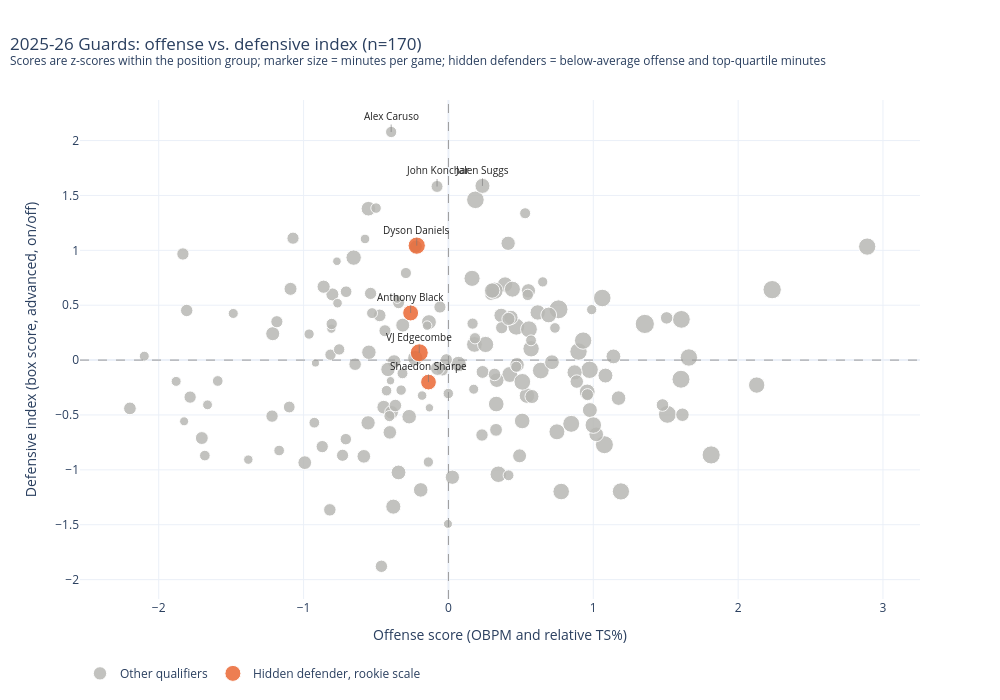
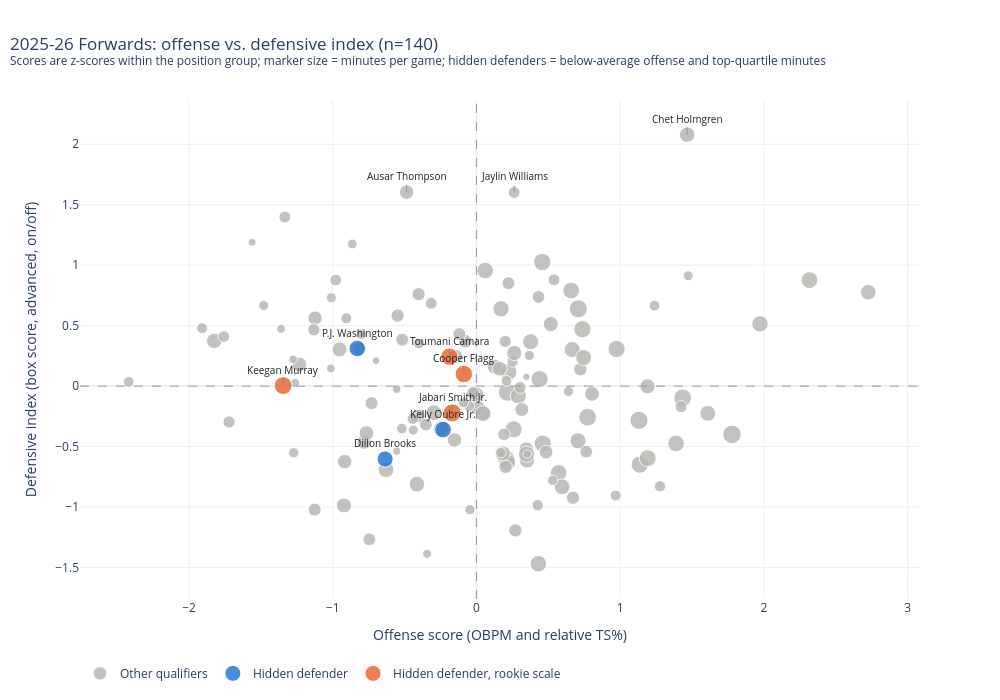
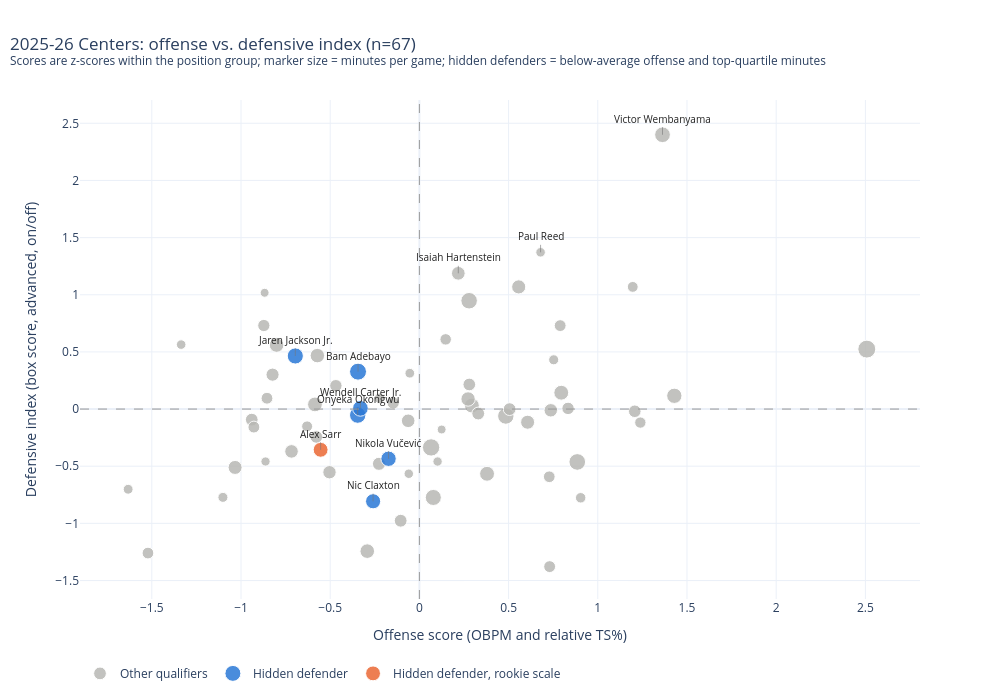

The code cell stored with these charts, in order, in its notebook:
### Markdown cell above
### Offense vs. defense

### Code cell
for group in ['G', 'F', 'C']:
    plot_offense_defense(frames[2026], group).show()

### Figure 1 — Plotly figure (JSON) as saved in the notebook; plotly's stock layout.template omitted (floating-point values rounded to 4 significant figures; data arrays with more than 128 entries replaced by an {"elided": "..."} marker saying what was removed)
{"data": [{"customdata": {"elided": "166x10 mixed values"}, "hovertemplate": "<b>%{customdata[0]}</b> (%{customdata[1]}, %{customdata[2]})<br>%{customdata[3]:.1f} MPG · NBA season #%{customdata[4]}<br>Defense index %{y:+.2f} (group pctile %{customdata[5]:.0f})<br>Box score %{customdata[6]:+.2f} · Advanced %{customdata[7]:+.2f} · On/off %{customdata[8]:+.2f}<br>DRtg on-off %{customdata[9]:+.1f}<br>Offense score %{x:+.2f}<extra></extra>", "marker": {"color": "#b8b8b4", "line": {"color": "white", "width": 1}, "opacity": 0.85, "size": {"elided": "166 float values"}}, "mode": "markers", "name": "Other qualifiers", "type": "scatter", "x": {"elided": "166 float values"}, "y": {"elided": "166 float values"}}, {"customdata": [], "hovertemplate": "<b>%{customdata[0]}</b> (%{customdata[1]}, %{customdata[2]})<br>%{customdata[3]:.1f} MPG · NBA season #%{customdata[4]}<br>Defense index %{y:+.2f} (group pctile %{customdata[5]:.0f})<br>Box score %{customdata[6]:+.2f} · Advanced %{customdata[7]:+.2f} · On/off %{customdata[8]:+.2f}<br>DRtg on-off %{customdata[9]:+.1f}<br>Offense score %{x:+.2f}<extra></extra>", "marker": {"color": "#2a78d6", "line": {"color": "white", "width": 1}, "opacity": 0.85, "size": []}, "mode": "markers", "name": "Hidden defender", "type": "scatter", "x": [], "y": []}, {"customdata": [["VJ Edgecombe", "PHI", "SG", 35.0, 1, 55.88, 0.09648, 0.2134, -0.1091, 0.3], ["Dyson Daniels", "ATL", "SG", 33.2, 4, 94.12, 0.665, 1.406, 1.057, -3.9], ["Anthony Black", "ORL", "PG", 29.8, 3, 75.88, 0.6032, 0.8214, -0.1368, 0.4], ["Shaedon Sharpe", "POR", "SG", 29.4, 4, 37.06, -0.0505, 0.1965, -0.7473, 2.6]], "hovertemplate": "<b>%{customdata[0]}</b> (%{customdata[1]}, %{customdata[2]})<br>%{customdata[3]:.1f} MPG · NBA season #%{customdata[4]}<br>Defense index %{y:+.2f} (group pctile %{customdata[5]:.0f})<br>Box score %{customdata[6]:+.2f} · Advanced %{customdata[7]:+.2f} · On/off %{customdata[8]:+.2f}<br>DRtg on-off %{customdata[9]:+.1f}<br>Offense score %{x:+.2f}<extra></extra>", "marker": {"color": "#eb6834", "line": {"color": "white", "width": 1}, "opacity": 0.85, "size": [18.0, 17.28, 15.92, 15.76]}, "mode": "markers", "name": "Hidden defender, rookie scale", "type": "scatter", "x": [-0.2013, -0.2188, -0.2609, -0.1376], "y": [0.06694, 1.043, 0.4293, -0.2004]}], "layout": {"annotations": [{"arrowcolor": "#777777", "arrowhead": 0, "arrowwidth": 0.6, "ax": 0, "ay": -16, "font": {"color": "#222222", "size": 10}, "showarrow": true, "text": "Dyson Daniels", "x": -0.2188, "y": 1.043}, {"arrowcolor": "#777777", "arrowhead": 0, "arrowwidth": 0.6, "ax": 0, "ay": -16, "font": {"color": "#222222", "size": 10}, "showarrow": true, "text": "Anthony Black", "x": -0.2609, "y": 0.4293}, {"arrowcolor": "#777777", "arrowhead": 0, "arrowwidth": 0.6, "ax": 0, "ay": -16, "font": {"color": "#222222", "size": 10}, "showarrow": true, "text": "VJ Edgecombe", "x": -0.2013, "y": 0.06694}, {"arrowcolor": "#777777", "arrowhead": 0, "arrowwidth": 0.6, "ax": 0, "ay": -16, "font": {"color": "#222222", "size": 10}, "showarrow": true, "text": "Shaedon Sharpe", "x": -0.1376, "y": -0.2004}, {"arrowcolor": "#777777", "arrowhead": 0, "arrowwidth": 0.6, "ax": 0, "ay": -16, "font": {"color": "#222222", "size": 10}, "showarrow": true, "text": "Alex Caruso", "x": -0.3952, "y": 2.078}, {"arrowcolor": "#777777", "arrowhead": 0, "arrowwidth": 0.6, "ax": 0, "ay": -16, "font": {"color": "#222222", "size": 10}, "showarrow": true, "text": "Jalen Suggs", "x": 0.2351, "y": 1.587}, {"arrowcolor": "#777777", "arrowhead": 0, "arrowwidth": 0.6, "ax": 0, "ay": -16, "font": {"color": "#222222", "size": 10}, "showarrow": true, "text": "John Konchar", "x": -0.07853, "y": 1.582}], "height": 700, "hoverlabel": {"bgcolor": "white"}, "legend": {"orientation": "h", "x": 0, "y": -0.12}, "shapes": [{"line": {"color": "#9a9a9a", "dash": "dash", "width": 1}, "type": "line", "x0": 0, "x1": 1, "xref": "x domain", "y0": 0, "y1": 0, "yref": "y"}, {"line": {"color": "#9a9a9a", "dash": "dash", "width": 1}, "type": "line", "x0": 0, "x1": 0, "xref": "x", "y0": 0, "y1": 1, "yref": "y domain"}], "title": {"text": "2025-26 Guards: offense vs. defensive index (n=170)<br><sup>Scores are z-scores within the position group; marker size = minutes per game; hidden defenders = below-average offense and top-quartile minutes</sup>", "x": 0.01}, "width": 1000, "xaxis": {"title": {"text": "Offense score (OBPM and relative TS%)"}}, "yaxis": {"title": {"text": "Defensive index (box score, advanced, on/off)"}}}}

### Figure 2 — Plotly figure (JSON) as saved in the notebook; plotly's stock layout.template omitted (floating-point values rounded to 4 significant figures; data arrays with more than 128 entries replaced by an {"elided": "..."} marker saying what was removed)
{"data": [{"customdata": {"elided": "133x10 mixed values"}, "hovertemplate": "<b>%{customdata[0]}</b> (%{customdata[1]}, %{customdata[2]})<br>%{customdata[3]:.1f} MPG · NBA season #%{customdata[4]}<br>Defense index %{y:+.2f} (group pctile %{customdata[5]:.0f})<br>Box score %{customdata[6]:+.2f} · Advanced %{customdata[7]:+.2f} · On/off %{customdata[8]:+.2f}<br>DRtg on-off %{customdata[9]:+.1f}<br>Offense score %{x:+.2f}<extra></extra>", "marker": {"color": "#b8b8b4", "line": {"color": "white", "width": 1}, "opacity": 0.85, "size": {"elided": "133 float values"}}, "mode": "markers", "name": "Other qualifiers", "type": "scatter", "x": {"elided": "133 float values"}, "y": {"elided": "133 float values"}}, {"customdata": [["P.J. Washington", "DAL", "PF", 31.0, 7, 70.71, 0.3225, 0.2709, 0.3392, -0.9], ["Dillon Brooks", "PHO", "SF", 30.4, 9, 15.71, -0.1889, -0.392, -1.228, 4.3], ["Kelly Oubre Jr.", "PHI", "SF", 31.5, 11, 30.71, 0.3724, 0.01886, -1.469, 5.1]], "hovertemplate": "<b>%{customdata[0]}</b> (%{customdata[1]}, %{customdata[2]})<br>%{customdata[3]:.1f} MPG · NBA season #%{customdata[4]}<br>Defense index %{y:+.2f} (group pctile %{customdata[5]:.0f})<br>Box score %{customdata[6]:+.2f} · Advanced %{customdata[7]:+.2f} · On/off %{customdata[8]:+.2f}<br>DRtg on-off %{customdata[9]:+.1f}<br>Offense score %{x:+.2f}<extra></extra>", "marker": {"color": "#2a78d6", "line": {"color": "white", "width": 1}, "opacity": 0.85, "size": [16.4, 16.16, 16.6]}, "mode": "markers", "name": "Hidden defender", "type": "scatter", "x": [-0.8295, -0.6355, -0.2325], "y": [0.3109, -0.6031, -0.3594]}, {"customdata": [["Toumani Camara", "POR", "PF", 33.3, 3, 65.0, 1.057, 0.02613, -0.3541, 1.4], ["Jabari Smith Jr.", "HOU", "PF", 35.1, 4, 39.29, -0.1214, 0.3235, -0.8665, 3.1], ["Cooper Flagg", "DAL", "SF", 33.5, 1, 57.14, 0.1224, 0.2912, -0.1129, 0.6], ["Keegan Murray", "SAC", "PF", 34.5, 4, 52.86, 0.2436, -1.082, 0.8517, -2.6]], "hovertemplate": "<b>%{customdata[0]}</b> (%{customdata[1]}, %{customdata[2]})<br>%{customdata[3]:.1f} MPG · NBA season #%{customdata[4]}<br>Defense index %{y:+.2f} (group pctile %{customdata[5]:.0f})<br>Box score %{customdata[6]:+.2f} · Advanced %{customdata[7]:+.2f} · On/off %{customdata[8]:+.2f}<br>DRtg on-off %{customdata[9]:+.1f}<br>Offense score %{x:+.2f}<extra></extra>", "marker": {"color": "#eb6834", "line": {"color": "white", "width": 1}, "opacity": 0.85, "size": [17.32, 18.04, 17.4, 17.8]}, "mode": "markers", "name": "Hidden defender, rookie scale", "type": "scatter", "x": [-0.1881, -0.1689, -0.08792, -1.345], "y": [0.2431, -0.2215, 0.1002, 0.004556]}], "layout": {"annotations": [{"arrowcolor": "#777777", "arrowhead": 0, "arrowwidth": 0.6, "ax": 0, "ay": -16, "font": {"color": "#222222", "size": 10}, "showarrow": true, "text": "P.J. Washington", "x": -0.8295, "y": 0.3109}, {"arrowcolor": "#777777", "arrowhead": 0, "arrowwidth": 0.6, "ax": 0, "ay": -16, "font": {"color": "#222222", "size": 10}, "showarrow": true, "text": "Toumani Camara", "x": -0.1881, "y": 0.2431}, {"arrowcolor": "#777777", "arrowhead": 0, "arrowwidth": 0.6, "ax": 0, "ay": -16, "font": {"color": "#222222", "size": 10}, "showarrow": true, "text": "Cooper Flagg", "x": -0.08792, "y": 0.1002}, {"arrowcolor": "#777777", "arrowhead": 0, "arrowwidth": 0.6, "ax": 0, "ay": -16, "font": {"color": "#222222", "size": 10}, "showarrow": true, "text": "Keegan Murray", "x": -1.345, "y": 0.004556}, {"arrowcolor": "#777777", "arrowhead": 0, "arrowwidth": 0.6, "ax": 0, "ay": -16, "font": {"color": "#222222", "size": 10}, "showarrow": true, "text": "Jabari Smith Jr.", "x": -0.1689, "y": -0.2215}, {"arrowcolor": "#777777", "arrowhead": 0, "arrowwidth": 0.6, "ax": 0, "ay": -16, "font": {"color": "#222222", "size": 10}, "showarrow": true, "text": "Kelly Oubre Jr.", "x": -0.2325, "y": -0.3594}, {"arrowcolor": "#777777", "arrowhead": 0, "arrowwidth": 0.6, "ax": 0, "ay": -16, "font": {"color": "#222222", "size": 10}, "showarrow": true, "text": "Dillon Brooks", "x": -0.6355, "y": -0.6031}, {"arrowcolor": "#777777", "arrowhead": 0, "arrowwidth": 0.6, "ax": 0, "ay": -16, "font": {"color": "#222222", "size": 10}, "showarrow": true, "text": "Chet Holmgren", "x": 1.466, "y": 2.079}, {"arrowcolor": "#777777", "arrowhead": 0, "arrowwidth": 0.6, "ax": 0, "ay": -16, "font": {"color": "#222222", "size": 10}, "showarrow": true, "text": "Ausar Thompson", "x": -0.486, "y": 1.604}, {"arrowcolor": "#777777", "arrowhead": 0, "arrowwidth": 0.6, "ax": 0, "ay": -16, "font": {"color": "#222222", "size": 10}, "showarrow": true, "text": "Jaylin Williams", "x": 0.2623, "y": 1.601}], "height": 700, "hoverlabel": {"bgcolor": "white"}, "legend": {"orientation": "h", "x": 0, "y": -0.12}, "shapes": [{"line": {"color": "#9a9a9a", "dash": "dash", "width": 1}, "type": "line", "x0": 0, "x1": 1, "xref": "x domain", "y0": 0, "y1": 0, "yref": "y"}, {"line": {"color": "#9a9a9a", "dash": "dash", "width": 1}, "type": "line", "x0": 0, "x1": 0, "xref": "x", "y0": 0, "y1": 1, "yref": "y domain"}], "title": {"text": "2025-26 Forwards: offense vs. defensive index (n=140)<br><sup>Scores are z-scores within the position group; marker size = minutes per game; hidden defenders = below-average offense and top-quartile minutes</sup>", "x": 0.01}, "width": 1000, "xaxis": {"title": {"text": "Offense score (OBPM and relative TS%)"}}, "yaxis": {"title": {"text": "Defensive index (box score, advanced, on/off)"}}}}

### Figure 3 — Plotly figure (JSON) as saved in the notebook; plotly's stock layout.template omitted (floating-point values rounded to 4 significant figures; data arrays with more than 128 entries replaced by an {"elided": "..."} marker saying what was removed)
{"data": [{"customdata": {"elided": "60x10 mixed values"}, "hovertemplate": "<b>%{customdata[0]}</b> (%{customdata[1]}, %{customdata[2]})<br>%{customdata[3]:.1f} MPG · NBA season #%{customdata[4]}<br>Defense index %{y:+.2f} (group pctile %{customdata[5]:.0f})<br>Box score %{customdata[6]:+.2f} · Advanced %{customdata[7]:+.2f} · On/off %{customdata[8]:+.2f}<br>DRtg on-off %{customdata[9]:+.1f}<br>Offense score %{x:+.2f}<extra></extra>", "marker": {"color": "#b8b8b4", "line": {"color": "white", "width": 1}, "opacity": 0.85, "size": [17.32, 16.52, 16.4, 17.92, 14.88, 14.0, 14.44, 15.28, 14.6, 14.88, 14.12, 14.76, 14.4, 15.68, 13.36, 12.76, 13.56, 12.4, 12.84, 12.72, 14.84, 12.84, 12.56, 16.04, 12.4, 13.44, 11.88, 13.08, 11.88, 10.96, 11.8, 11.32, 16.64, 12.68, 11.84, 11.48, 14.0, 13.68, 10.48, 11.72, 12.28, 14.56, 10.84, 10.0, 10.08, 12.6, 8.92, 11.72, 10.6, 12.24, 9.72, 9.56, 9.36, 13.6, 8.88, 13.12, 9.84, 9.48, 9.24, 9.56]}, "mode": "markers", "name": "Other qualifiers", "type": "scatter", "x": [0.06563, 0.2787, 0.4844, 2.508, 0.294, -1.033, -0.5719, 1.429, -0.2923, 0.3792, 0.5566, -0.5854, 0.2729, 1.363, -0.5039, 0.5057, -0.7169, -0.4682, 0.3298, -0.9397, 0.7952, -0.105, 1.207, 0.07801, 0.8333, 0.7363, 0.7301, -0.2266, -0.9278, -0.6294, -0.8544, 1.239, 0.8849, 0.2797, 0.7891, 0.1473, 0.6066, 0.2181, 0.9041, -1.522, -0.1471, -0.8006, 1.196, -1.101, 0.7528, -0.5778, -0.8676, 0.728, -0.2233, -0.872, -0.0538, 0.6793, 0.1019, -0.06281, 0.1247, -0.8232, -1.633, -0.05954, -0.8626, -1.335], "y": [-0.3356, 0.9477, -0.06102, 0.5245, 0.03048, -0.5108, 0.4676, 0.1159, -1.243, -0.5662, 1.069, 0.04056, 0.08802, 2.4, -0.5527, -0.0006743, -0.3704, 0.2042, -0.0391, -0.0925, 0.1429, -0.9768, -0.01928, -0.7734, 0.005772, -0.01082, -1.378, -0.479, -0.1577, -0.1513, 0.09479, -0.1183, -0.4627, 0.2151, 0.7301, 0.6097, -0.1151, 1.188, -0.7762, -1.26, 0.05384, 0.5601, 1.069, -0.7725, 0.4309, -0.2437, 1.017, -0.5922, 0.09381, 0.7309, 0.3136, 1.371, -0.4592, -0.1026, -0.1789, 0.301, -0.7016, -0.5658, -0.4588, 0.5638]}, {"customdata": [["Bam Adebayo", "MIA", "C", 32.4, 9, 76.12, -0.09109, 0.288, 0.7849, -3.8], ["Onyeka Okongwu", "ATL", "C", 31.0, 6, 47.76, -0.2518, 0.2582, -0.1646, 0.0], ["Wendell Carter Jr.", "ORL", "C", 29.3, 8, 56.72, -0.4042, -0.1373, 0.56, -2.9], ["Nic Claxton", "BRK", "C", 27.8, 7, 7.463, -0.2103, -0.7461, -1.464, 5.2], ["Nikola Vučević", "BOS", "C", 28.4, 15, 28.36, -0.6231, -0.5358, -0.1451, -0.07778], ["Jaren Jackson Jr.", "UTA", "C", 30.3, 8, 79.1, 0.03079, -0.6131, 1.975, -8.565]], "hovertemplate": "<b>%{customdata[0]}</b> (%{customdata[1]}, %{customdata[2]})<br>%{customdata[3]:.1f} MPG · NBA season #%{customdata[4]}<br>Defense index %{y:+.2f} (group pctile %{customdata[5]:.0f})<br>Box score %{customdata[6]:+.2f} · Advanced %{customdata[7]:+.2f} · On/off %{customdata[8]:+.2f}<br>DRtg on-off %{customdata[9]:+.1f}<br>Offense score %{x:+.2f}<extra></extra>", "marker": {"color": "#2a78d6", "line": {"color": "white", "width": 1}, "opacity": 0.85, "size": [16.96, 16.4, 15.72, 15.12, 15.36, 16.12]}, "mode": "markers", "name": "Hidden defender", "type": "scatter", "x": [-0.344, -0.3458, -0.3306, -0.2595, -0.173, -0.6956], "y": [0.3273, -0.05272, 0.006142, -0.8067, -0.4347, 0.4644]}, {"customdata": [["Alex Sarr", "WAS", "C", 27.2, 2, 31.34, -0.01898, -1.086, 0.03532, -0.8]], "hovertemplate": "<b>%{customdata[0]}</b> (%{customdata[1]}, %{customdata[2]})<br>%{customdata[3]:.1f} MPG · NBA season #%{customdata[4]}<br>Defense index %{y:+.2f} (group pctile %{customdata[5]:.0f})<br>Box score %{customdata[6]:+.2f} · Advanced %{customdata[7]:+.2f} · On/off %{customdata[8]:+.2f}<br>DRtg on-off %{customdata[9]:+.1f}<br>Offense score %{x:+.2f}<extra></extra>", "marker": {"color": "#eb6834", "line": {"color": "white", "width": 1}, "opacity": 0.85, "size": [14.88]}, "mode": "markers", "name": "Hidden defender, rookie scale", "type": "scatter", "x": [-0.5536], "y": [-0.3565]}], "layout": {"annotations": [{"arrowcolor": "#777777", "arrowhead": 0, "arrowwidth": 0.6, "ax": 0, "ay": -16, "font": {"color": "#222222", "size": 10}, "showarrow": true, "text": "Jaren Jackson Jr.", "x": -0.6956, "y": 0.4644}, {"arrowcolor": "#777777", "arrowhead": 0, "arrowwidth": 0.6, "ax": 0, "ay": -16, "font": {"color": "#222222", "size": 10}, "showarrow": true, "text": "Bam Adebayo", "x": -0.344, "y": 0.3273}, {"arrowcolor": "#777777", "arrowhead": 0, "arrowwidth": 0.6, "ax": 0, "ay": -16, "font": {"color": "#222222", "size": 10}, "showarrow": true, "text": "Wendell Carter Jr.", "x": -0.3306, "y": 0.006142}, {"arrowcolor": "#777777", "arrowhead": 0, "arrowwidth": 0.6, "ax": 0, "ay": -16, "font": {"color": "#222222", "size": 10}, "showarrow": true, "text": "Onyeka Okongwu", "x": -0.3458, "y": -0.05272}, {"arrowcolor": "#777777", "arrowhead": 0, "arrowwidth": 0.6, "ax": 0, "ay": -16, "font": {"color": "#222222", "size": 10}, "showarrow": true, "text": "Alex Sarr", "x": -0.5536, "y": -0.3565}, {"arrowcolor": "#777777", "arrowhead": 0, "arrowwidth": 0.6, "ax": 0, "ay": -16, "font": {"color": "#222222", "size": 10}, "showarrow": true, "text": "Nikola Vučević", "x": -0.173, "y": -0.4347}, {"arrowcolor": "#777777", "arrowhead": 0, "arrowwidth": 0.6, "ax": 0, "ay": -16, "font": {"color": "#222222", "size": 10}, "showarrow": true, "text": "Nic Claxton", "x": -0.2595, "y": -0.8067}, {"arrowcolor": "#777777", "arrowhead": 0, "arrowwidth": 0.6, "ax": 0, "ay": -16, "font": {"color": "#222222", "size": 10}, "showarrow": true, "text": "Victor Wembanyama", "x": 1.363, "y": 2.4}, {"arrowcolor": "#777777", "arrowhead": 0, "arrowwidth": 0.6, "ax": 0, "ay": -16, "font": {"color": "#222222", "size": 10}, "showarrow": true, "text": "Paul Reed", "x": 0.6793, "y": 1.371}, {"arrowcolor": "#777777", "arrowhead": 0, "arrowwidth": 0.6, "ax": 0, "ay": -16, "font": {"color": "#222222", "size": 10}, "showarrow": true, "text": "Isaiah Hartenstein", "x": 0.2181, "y": 1.188}], "height": 700, "hoverlabel": {"bgcolor": "white"}, "legend": {"orientation": "h", "x": 0, "y": -0.12}, "shapes": [{"line": {"color": "#9a9a9a", "dash": "dash", "width": 1}, "type": "line", "x0": 0, "x1": 1, "xref": "x domain", "y0": 0, "y1": 0, "yref": "y"}, {"line": {"color": "#9a9a9a", "dash": "dash", "width": 1}, "type": "line", "x0": 0, "x1": 0, "xref": "x", "y0": 0, "y1": 1, "yref": "y domain"}], "title": {"text": "2025-26 Centers: offense vs. defensive index (n=67)<br><sup>Scores are z-scores within the position group; marker size = minutes per game; hidden defenders = below-average offense and top-quartile minutes</sup>", "x": 0.01}, "width": 1000, "xaxis": {"title": {"text": "Offense score (OBPM and relative TS%)"}}, "yaxis": {"title": {"text": "Defensive index (box score, advanced, on/off)"}}}}
